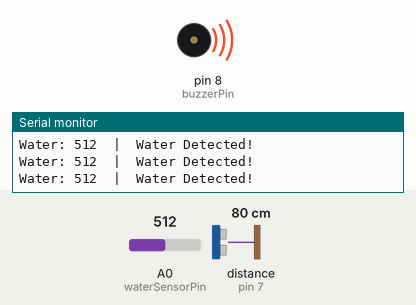
This sketch was run on a simulated Arduino Uno, built with avr-gcc and run on an emulated ATmega328P. Parts: buzzer (waves = sounding, pin HIGH), the last lines printed to the serial monitor. The test bench sets the inputs (shaded band); at power-on: A0 (waterSensorPin) = 512, distance to the obstacle (sensor on pin 7) 80 cm. The echo pulse lasts 58.3 µs per cm; pins used as bus, display or sensor lines are not drawn.

Above: at 1.27 s.
1.3 s: A0 (waterSensorPin) set to 409
4.3 s: A0 (waterSensorPin) set to 392
At 4.7 s:
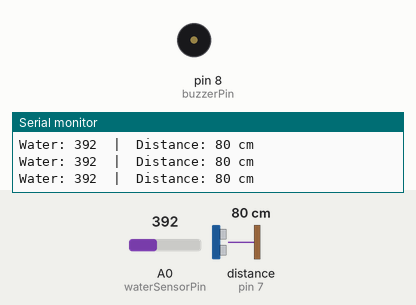
6.4 s: A0 (waterSensorPin) set to 410
At 6.51 s:
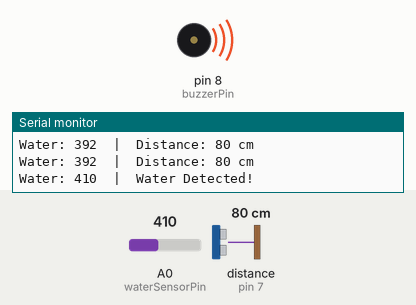
Timing chart, 0 to 15.4 s (numbered marks = the images above; inputs shaded):
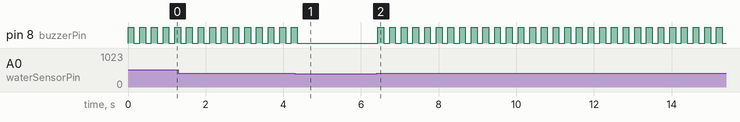

The sketch:

AI_Obstacle.ino.ino
```cpp
// -------- PIN DEFINITIONS --------
const int trigPin = 6;
const int echoPin = 7;
const int buzzerPin = 8;
const int waterSensorPin = A0;

// -------- SETTINGS --------
int threshold = 20;        // distance (cm)
int waterThreshold = 400; // adjust later

int buzzerDelay;
int buzzerDelayMin = 10;
int buzzerDelayMax = 250;

long duration;
long cm;

void setup() {
  pinMode(trigPin, OUTPUT);
  pinMode(echoPin, INPUT);
  pinMode(buzzerPin, OUTPUT);
  pinMode(waterSensorPin, INPUT);

  Serial.begin(9600);
}

void loop() {

  // -------- WATER SENSOR --------
  int waterValue = analogRead(waterSensorPin);

  Serial.print("Water: ");
  Serial.print(waterValue);
  Serial.print("  |  ");

  if (waterValue > waterThreshold) {
    Serial.println("Water Detected!");

    digitalWrite(buzzerPin, HIGH);
    delay(150);
    digitalWrite(buzzerPin, LOW);
    delay(150);

    return;
  }

  // -------- ULTRASONIC --------
  digitalWrite(trigPin, LOW);
  delayMicroseconds(2);
  digitalWrite(trigPin, HIGH);
  delayMicroseconds(10);
  digitalWrite(trigPin, LOW);

  duration = pulseIn(echoPin, HIGH, 30000);
  cm = duration / 29 / 2;

  Serial.print("Distance: ");
  Serial.print(cm);
  Serial.println(" cm");

  if (cm > 0 && cm < threshold) {
    buzzerDelay = map(cm, 0, threshold, buzzerDelayMin, buzzerDelayMax);

    digitalWrite(buzzerPin, HIGH);
    delay(buzzerDelay);
    digitalWrite(buzzerPin, LOW);
    delay(buzzerDelay);
  } else {
    digitalWrite(buzzerPin, LOW);
  }
}
```

Measured:
- the behaviour switches between 401 and 400 on A0 (waterSensorPin) (found by bisection; images 0 and 1)
- after the input at 4.3 s, pin 8 (buzzerPin): goes on until 4.4 s, then stays LOW
- after the input at 6.4 s, pin 8 (buzzerPin): alternates HIGH for 0.15 s and LOW for 0.15 s, starting at once
- by itself, pin 8 (buzzerPin): alternates HIGH for 0.15 s and LOW for 0.15 s
